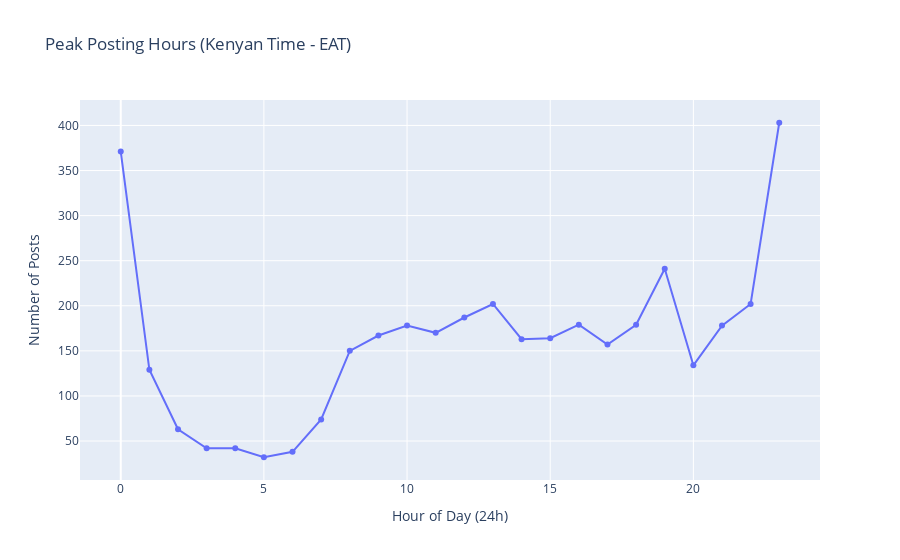

Notebook cell for this chart:
### Markdown cell above
### F) Peak Posting Time Analysis (Kenyan Time - EAT)

This analysis converted timestamps to Kenyan time (EAT - UTC+3) and examined hourly posting patterns.  

Identifying peak activity hours provides behavioral insights into when cyberbullying is most active and may support real-time moderation strategies.  
Weekend and weekday comparisons further contextualize user behavior.

### Code cell
eda.peak_posting_times("published_at")

### Figure 1 — Plotly figure (JSON) as saved in the notebook; plotly's stock layout.template omitted (floating-point values rounded to 4 significant figures)
{"data": [{"hovertemplate": "Hour of Day (24h)=%{x}<br>Number of Posts=%{y}<extra></extra>", "legendgroup": "", "line": {"color": "#636efa", "dash": "solid"}, "mode": "lines+markers", "name": "", "orientation": "v", "showlegend": false, "type": "scatter", "x": [0, 1, 2, 3, 4, 5, 6, 7, 8, 9, 10, 11, 12, 13, 14, 15, 16, 17, 18, 19, 20, 21, 22, 23], "xaxis": "x", "y": [371, 129, 63, 42, 42, 32, 38, 74, 150, 167, 178, 170, 187, 202, 163, 164, 179, 157, 179, 241, 134, 178, 202, 403], "yaxis": "y"}], "layout": {"legend": {"tracegroupgap": 0}, "title": {"text": "Peak Posting Hours (Kenyan Time - EAT)"}, "xaxis": {"anchor": "y", "domain": [0, 1], "title": {"text": "Hour of Day (24h)"}}, "yaxis": {"anchor": "x", "domain": [0, 1], "title": {"text": "Number of Posts"}}}}
